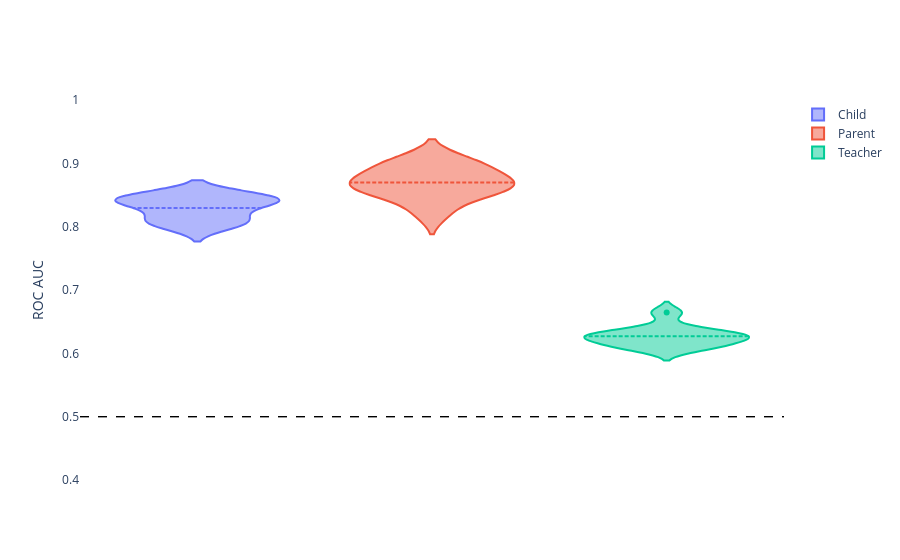

Source (notebook cell):
### Markdown cell above
## All features - ADHD (males) - Parent vs. Child vs. Teacher

### Code cell
df = df_all[df_all['participant_group']=='ADHD-males']
df['new_col'] = df['assessment'] + '-' + df['abbrevs']
df1 = df[(df['target']=='DX_01_Cat_new_binarize')]

df1['new_col'] = df1['new_col'].map({'Child Measures-all': 'Child',
                                                        'Parent Measures-Basic_Demos': 'Demographics',
                                                        'Parent Measures-all': 'Parent',
                                                        'Teacher Measures-all': 'Teacher',
                                                        'all-all': 'Full Model'})

# exclude demos
df1 = df1[~df1['new_col'].isin(['Demographics'])]

visualize.predictive_modeling_group(df=df1, x='new_col', y='roc_auc_score', title='')

### Figure 1 — Plotly figure (JSON) as saved in the notebook; plotly's stock layout.template omitted (floating-point values rounded to 4 significant figures)
{"data": [{"box": {"visible": false}, "meanline": {"visible": true}, "name": "Child", "type": "violin", "x": ["Child", "Child", "Child", "Child", "Child", "Child", "Child", "Child", "Child", "Child"], "y": [0.8388, 0.8423, 0.8356, 0.8202, 0.8012, 0.8071, 0.8449, 0.8489, 0.8088, 0.8474]}, {"box": {"visible": false}, "meanline": {"visible": true}, "name": "Parent", "type": "violin", "x": ["Parent", "Parent", "Parent", "Parent", "Parent", "Parent", "Parent", "Parent", "Parent", "Parent"], "y": [0.8561, 0.8902, 0.8688, 0.9, 0.8216, 0.8608, 0.8762, 0.9048, 0.8492, 0.8698]}, {"box": {"visible": false}, "meanline": {"visible": true}, "name": "Teacher", "type": "violin", "x": ["Teacher", "Teacher", "Teacher", "Teacher", "Teacher", "Teacher", "Teacher", "Teacher", "Teacher", "Teacher"], "y": [0.6264, 0.6136, 0.6307, 0.6205, 0.6266, 0.6645, 0.6402, 0.6053, 0.6301, 0.6124]}], "layout": {"paper_bgcolor": "rgba(0,0,0,0)", "plot_bgcolor": "rgba(0,0,0,0)", "shapes": [{"line": {"color": "black", "dash": "dash", "width": 1}, "type": "line", "x0": 0, "x1": 1, "xref": "x domain", "y0": 0.5, "y1": 0.5, "yref": "y"}, {"line": {"color": "black", "dash": "dash", "width": 1}, "type": "line", "x0": 0, "x1": 1, "xref": "x domain", "y0": 0.5, "y1": 0.5, "yref": "y"}, {"line": {"color": "black", "dash": "dash", "width": 1}, "type": "line", "x0": 0, "x1": 1, "xref": "x domain", "y0": 0.5, "y1": 0.5, "yref": "y"}], "title": {"text": ""}, "violingap": 0, "violinmode": "overlay", "xaxis": {"showticklabels": false}, "yaxis": {"range": [0.4, 1], "title": {"text": "ROC AUC"}}}}
